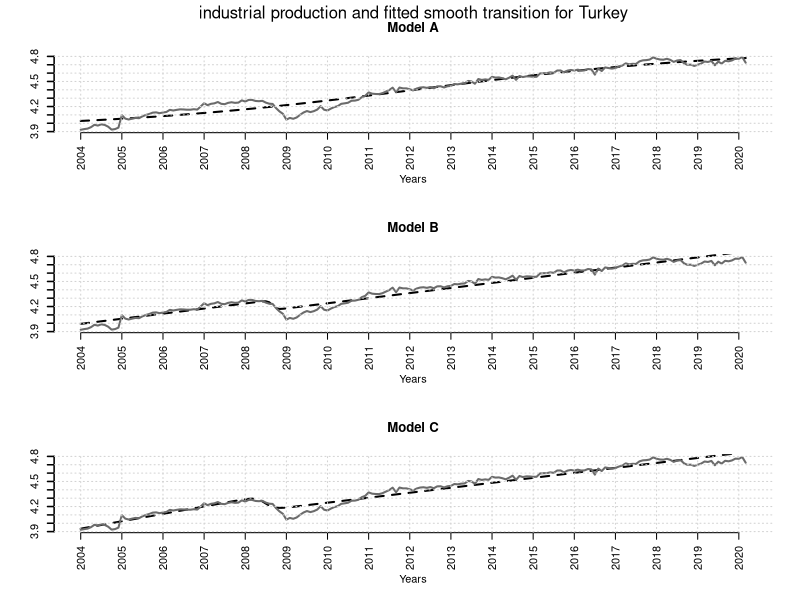
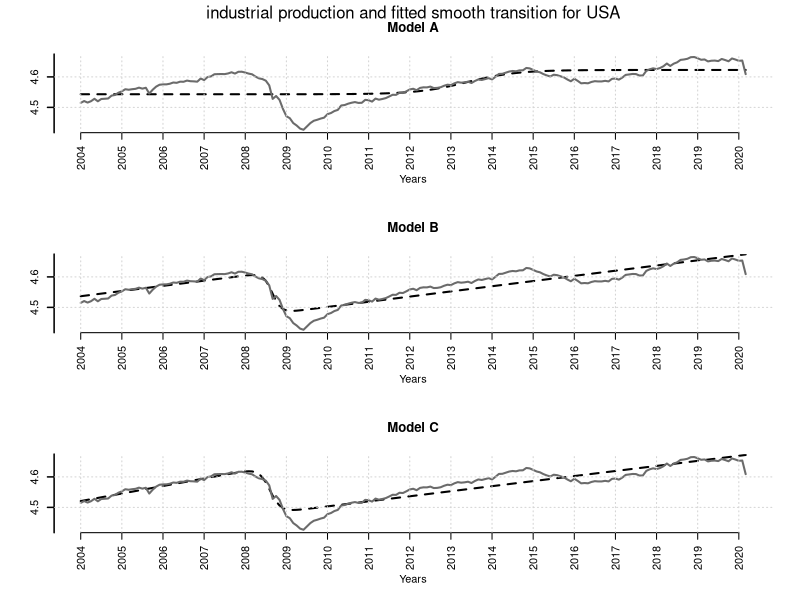

Recreate these plots in R, in order. (Note: a time limit stopped this script after it produced the figures.)
#########################################################################################################
# Empirical Application Codes of
# 
# "Threshold Unit Root Tests with Smooth Transitions: A Monte Carlo Study"
# 
# written by 
# 
# Dr. Mehmet ÖZCAN
# mehmetozcan@kmu.edu.tr
#
# *NOTES*
# 1)  Caner & Hansen (2001) Threshold Unit Root test and Threshold Effect test
#     programs are taken from Hansen's web page http://www.ssc.wisc.edu/~bhansen/ .
#     However, unit root test program are adjusted to test unit root null hypothesis 
#     without any deterministic component.
#
# 2)  There are two indicator which come from Caner & Hansen (2001)'s codes. Caner &
#     Hansen investigate different type of threshol variable type and different trimming
#     intervals. In this study, lagged difference threshold variable and [0.15, 0.85] 
#     trimming interval are used for all simulation experiments and empirical application.
#     
#     thresh    Type of threshold variable
#  		  1 for long difference,   z(t-1)=y(t-1)-y(t-(m-1))
#  		  2 for lagged difference, z(t-1)=y(t-m)-y(t-m-1)
#  		  3 for lagged level,      z(t-1)=y(t-m)
#     trim      Trimming Range (normalized threshold, lambda)
#  		  1 for [.15,.85]
#  	 	  2 for [.10,.90]
#  		  3 for [.05,.95]
# 
# 3) Results are printed to the screen.
#
# 4) All steps of application process are explained below. Please check them before run the codes.
#
# *Instructions*
#
# 1) First, please install required R packcages stated in PART-1
# 2) Run all codes in PART-1
# 3) Before run PART-2, please chose working directory folder that contains your "data.txt" file.
# 4) PART-2 codes analyse both the USA's and Turkey's data. Threfore, before analyse your data try
#    data of this study. It could be found at "data.txt" file in same repository of Dr. Özcan's GitHub page.
#
#
#
#########################################################################################################
# PART -1 
#########################################################################################################
# Required Packcages 
library(nloptr)
library(zoo)
# Required Functions
#########################################################################################################
# Starting value estimation for LNV(1998) Models (A, B & C) #
startLNV<-function(dta){
tt<-length(dta)
tr<-as.matrix(c(1:tt))
cc<-as.matrix(rep(1,tt))

tauGs<-c()
for(kk in 1:tt){ tauGs[kk]<-(kk/tt) }
gamaGs<-seq(1,10,1)

SSRA<-matrix(0,length(tauGs),length(gamaGs))
SSRB<-matrix(0,length(tauGs),length(gamaGs))
SSRC<-matrix(0,length(tauGs),length(gamaGs))

for(vk in 1:3){
for(vi in 1:(length(gamaGs))){
for(vj in 1:(length(tauGs))){
st<-as.matrix((1/(1+exp(-(gamaGs[vi])*((tr)-(tauGs[vj]*tt))))))
if(vk==1){X<-as.matrix(cbind(cc,st))}
if(vk==2){X<-as.matrix(cbind(cc,tr,st))}
if(vk==3){X<-as.matrix(cbind(cc,tr,st,(tr*st)))} 
XX<-(MASS:::ginv(t(X)%*%X, tol=1e-25))
betas<-XX%*%(t(X)%*%dta)
Yhat<-t((t(betas)%*%t(X)))
ehat<-(dta-Yhat)
if(vk==1){SSRA[vj,vi]<-sum((ehat)^2)}
if(vk==2){SSRB[vj,vi]<-sum((ehat)^2)}
if(vk==3){SSRC[vj,vi]<-sum((ehat)^2)} 
}
}
}

for(vs in 1:3){
if(vs==1){posA<-which(SSRA == min(SSRA), arr.ind = TRUE);
st<-as.matrix((1/(1+exp(-(gamaGs[posA[2]])*((tr)-(tauGs[posA[1]]*tt))))));
X<-as.matrix(cbind(cc,st))}
if(vs==2){posB<-which(SSRB == min(SSRB), arr.ind = TRUE);
st<-as.matrix((1/(1+exp(-(gamaGs[posB[2]])*((tr)-(tauGs[posB[1]]*tt))))));
X<-as.matrix(cbind(cc,tr,st))}
if(vs==3){posC<-which(SSRC == min(SSRC), arr.ind = TRUE);
st<-as.matrix((1/(1+exp(-(gamaGs[posC[2]])*((tr)-(tauGs[posC[1]]*tt))))));
X<-as.matrix(cbind(cc,tr,st,(tr*st)))}

XX<-(MASS:::ginv(t(X)%*%X, tol=1e-25))

if(vs==1){betasA<-XX%*%(t(X)%*%dta);
betasA<-rbind(betasA,gamaGs[posA[2]],tauGs[posA[1]])}
if(vs==2){betasB<-XX%*%(t(X)%*%dta);
betasB<-rbind(betasB,gamaGs[posB[2]],tauGs[posB[1]])}
if(vs==3){betasC<-XX%*%(t(X)%*%dta);
betasC<-rbind(betasC,gamaGs[posC[2]],tauGs[posC[1]])}
}
list(betasA=betasA, betasB=betasB, betasC=betasC)
}
#########################################################################################################
# LNV(1998) Models (A, B & C) Estimation with Sequential Quadratic Programing
estLNV<-function(yt, X, b0a, b0b, b0c){
tt<-length(yt)
stabA<-function(b){sum((yt-(b[1]*X[,1]+b[2]*(1/(1+exp(-(b[3])*((X[,2])-b[4]*tt))))))^2)}
stabB<-function(b){sum((yt-(b[1]*X[,1]+b[2]*X[,2]+b[3]*(1/(1+exp(-(b[4])*((X[,2])-b[5]*tt))))))^2)}
stabC<-function(b){sum((yt-(b[1]*X[,1]+b[2]*X[,2]+b[3]*(1/(1+exp(-(b[5])*((X[,2])-b[6]*tt))))+
b[4]*(X[,2])*(1/(1+exp(-(b[5])*((X[,2])-b[6]*tt))))))^2)}

lba<-c(-Inf,-Inf,0,0)
uba<-c(Inf,Inf,Inf,1)

lbb<-c(-Inf,-Inf,-Inf,0,0)
ubb<-c(Inf,Inf,Inf,Inf,1)

lbc<-c(-Inf,-Inf,-Inf,-Inf,0,0)
ubc<-c(Inf,Inf,Inf,Inf,Inf,1)

SA<-nloptr:::slsqp(b0a,fn=stabA,lower=lba,upper=uba, control=list(xtol_rel=1e-25))
SB<-nloptr:::slsqp(b0b,fn=stabB,lower=lbb,upper=ubb, control=list(xtol_rel=1e-25))
SC<-nloptr:::slsqp(b0c,fn=stabC,lower=lbc,upper=ubc, control=list(xtol_rel=1e-25))

staba<-function(b){(b[1]*X[,1]+b[2]*(1/(1+exp(-(b[3])*((X[,2])-b[4]*tt)))))}
yhatA<-staba(SA$par)

stabb<-function(b){b[1]*X[,1]+b[2]*X[,2]+b[3]*(1/(1+exp(-(b[4])*((X[,2])-b[5]*tt))))}
yhatB<-stabb(SB$par)

stabc<-function(b){(b[1]*X[,1]+b[2]*X[,2]+b[3]*(1/(1+exp(-(b[5])*((X[,2])-b[6]*tt))))+
b[4]*(X[,2])*(1/(1+exp(-(b[5])*((X[,2])-b[6]*tt)))))}
yhatC<-stabc(SC$par)

list(ehat=as.matrix(cbind((yt-yhatA),(yt-yhatB),(yt-yhatC))), yhat=as.matrix(cbind(yhatA,yhatB,yhatC)),BetaA=as.matrix(SA$par),BetaB=as.matrix(SB$par),BetaC=as.matrix(SC$par))
}
#########################################################################################################
# ADF Estimator
linear<-function(dat,p,cons,trend){
    t <- nrow(dat)
    n <- t - 1 - p
    dy <- as.matrix(dat[2:t]-dat[1:(t-1)])
    y  <- as.matrix(dy[(1+p):(t-1)])
    x  <- cbind(dat[(1+p):(t-1)], dy[p:(t-2)])

    if(p>=2){for (k in 2:p) x <- cbind(x,dy[(p+1-k):(t-1-k)])}
    if(cons==1 & trend==0)  x <- cbind(rep(1,n), x)
    if(cons==1 & trend==1)  x <- cbind(rep(1,n),seq(1,n,1),x)

    kx     <- ncol(x)
    xx     <- solve(t(x)%*%x, tol=1e-25)
    bols   <- xx%*%(t(x)%*%y) 
    eols   <- y - x%*%bols
    sols   <- t(eols)%*%eols
    sigols <- sols/(n-kx)
    seols  <- sqrt(diag(xx)%*%sigols)
    rho    <- bols[1+cons+trend]
    tadf   <- rho/seols[1+cons+trend]
    ar0    <- as.matrix(bols[(cons+trend+2):(cons+trend+1+p)])
    bic<-log((sum(eols^2))/t)+(length(bols)*(log(t)/t))
    aic<-log((sum(eols^2))/t)+(length(bols)*(2/t))
    list(ar0=ar0,eols=eols,aic=aic,bic=bic,tadf=tadf,rho=rho)
}
#########################################################################################################
# Caner & Hansen (2001) Estimator
tur_est2 <- function(dat,p,mmin,mmax,m,constant,trend){
  t <- nrow(dat)
  n <- t - 1 - p
  mn <- mmax-mmin+1
  ms <- as.matrix(seq(mmin,mn,1))
  dy <- as.matrix(dat[2:t]-dat[1:(t-1)])
  y <- as.matrix(dy[(1+p):(t-1)])
  if(constant==1) x <- matrix(1,n,1)
  if (trend==1) x <- cbind(x,as.matrix(seq(1,n,1)))
  if(constant==1){x <- cbind(x,dat[(1+p):(t-1)],dy[p:(t-2)])}else{
  x <- cbind(dat[(1+p):(t-1)],dy[p:(t-2)])}
  if(p>1) for (ki in 2:p) x <- cbind(x,dy[(p+1-ki):(t-1-ki)])

  if (sum(coef)==0){
      xi_ns <- as.matrix(seq(1,p,1)+1+constant+trend)
        }else{
      idex <- colSums(as.matrix(coef%*%matrix(1,1,p))==(matrix(1,nrow(coef),1)%*%seq(1,p,1)))
      xi_ns <- seq(1,p,1)
      xi_ns <- as.matrix(xi_ns[idex==0]+1+constant+trend)
    }

  if (trend==0){
        if(constant==0){
	        if (sum(coef)==0){
            xi_s <- rbind(1)
                }else{xi_s <- rbind(1,(coef+1))
            }
        }
    }
  if (trend==0){
        if(constant==1){
	        if (sum(coef)==0){
            xi_s <- rbind(1,2)
                }else{
                xi_s <- rbind(1,2,(coef+2))
            }
        }
    }
  if (trend==1){
        if(constant==1){
	        if (sum(coef)==0){
            xi_s <- rbind(1,2,3)
                }else{
                xi_s <- rbind(1,2,3,(coef+3))
            }
         }
    }   
  xs <- as.matrix(x[,xi_s])
  xns <- as.matrix(x[,xi_ns])
  if (thresh==1){
      qs <- dat[(1+p):(t-1)]-dat[(1+p-mmin):(t-1-mmin)]
      qs <- as.matrix(qs)
      if(p>1){
	  for (mi in (mmin+1):mmax){
          qs <- cbind(qs,(dat[(1+p):(t-1)]-dat[(1+p-mi):(t-1-mi)]))
      }
	  }
  }
  if (thresh==2){
      qs <- dat[(1+p-mmin+1):(t-1-mmin+1)]-dat[(1+p-mmin):(t-1-mmin)]
      qs <- as.matrix(qs)
      if(p>1){
	  for (mi in (mmin+1):mmax){
          qs <- cbind(qs,(dat[(1+p-mi+1):(t-1-mi+1)]-dat[(1+p-mi):(t-1-mi)]))
      }
	  }
  }
  if (thresh==3){
      qs <- dat[(1+p-mmin+1):(t-mmin)]
      qs <- as.matrix(qs)
      if(p>1){
	  for (mi in (mmin+1):mmax){
          qs <- cbind(qs,(dat[(1+p-mi+1):(t-mi)]))
      }
	  }
  }
  kx    <- ncol(x)
  ks    <- nrow(coef)+1+constant+trend
  xx    <- solve(t(x)%*%x, tol=1e-25)
  bols  <- xx%*%(t(x)%*%y) 
  eols  <- y - x%*%bols
  sols  <- t(eols)%*%eols
  wwss  <- matrix(0,mn,1)
  smins <- matrix(0,mn,1)
  lams  <- matrix(0,mn,1)
  ws    <- matrix(0,mn,1)
  r1    <- matrix(0,mn,1)
  r2    <- matrix(0,mn,1)
  t1    <- matrix(0,mn,1)
  t2    <- matrix(0,mn,1)
  rur <- rbind(1,(ks+1))+trend+constant
  indx <- 1:(n)
  pi1 <-.2-.05*trim
  pi2 <-.8+.05*trim
  for (mi in 1:mn){
    q <- qs[,mi]
    qq <- unique(q)
    qq <- as.matrix(sort(qq))
    qq <- as.matrix(qq[(floor(n*pi1)+1):(ceiling(n*pi2)-1)])
    qn <- nrow(qq)
    s  <- matrix(0,qn,1)
    wws<- matrix(0,qn,1)
    for (qi in 1:qn){
      d1      <- as.matrix((q<qq[qi]))
      d2      <- 1-d1
      xz      <- cbind((xs*(d1%*%matrix(1,1,ncol(xs)))),(xs*(d2%*%matrix(1,1,ncol(xs)))),xns)
      xxi     <- solve(t(xz)%*%xz, tol=1e-25)
      bthresh <- xxi%*%(t(xz)%*%y)
      e       <- y-xz%*%bthresh
      s[qi]   <- t(e)%*%e
      v       <- xxi*as.vector((t(e)%*%e)/(n-kx-ks))
      vd      <- diag(v)
      ts      <- as.matrix(bthresh[rur]/sqrt(vd[rur]))
      wws[qi] <- t(ts)%*%ts
    }
    qi         <- which.max(wws)
    lam        <- qq[qi]
    smin       <- s[qi]
    wwsmax     <- wws[qi]
    ws[mi]     <- (n-kx-ks)*(sols-smin)/smin
    smins[mi]  <- smin
    lams[mi]   <- lam
    wwss[mi]   <- wwsmax
    d1         <- as.matrix((q<lam))
    d2         <- 1-d1
    xz         <- cbind((xs*(d1%*%matrix(1,1,ncol(xs)))),(xs*(d2%*%matrix(1,1,ncol(xs)))),xns)
    mmi        <- solve(t(xz)%*%xz, tol=1e-25)
    bthresh    <- mmi%*%(t(xz)%*%y)
    e          <- y - xz%*%bthresh
    v          <- mmi*as.vector((t(e)%*%e)/(n-kx-ks))
    vd         <- diag(v)
    ts         <- as.matrix(bthresh[rur]/sqrt(vd[rur]))
    r1[mi]     <- t(ts^2)%*%(ts<0)
    r2[mi]     <- t(ts)%*%ts
    t1[mi]     <- -ts[1]
    t2[mi]     <- -ts[2]
  }
  if (m != 0) {mi <- m-mmin+1}else{mi<- which.max(wwss)}
  mhat     <- ms[mi]
  w        <- ws[mi]
  lam      <- lams[mi]
  q        <- qs[,mi]
  d1       <- as.matrix((q<lam))
  d2       <- 1-d1
  xz       <- cbind((xs*(d1%*%matrix(1,1,ncol(xs)))),(xs*(d2%*%matrix(1,1,ncol(xs)))),xns)
  mmi      <- solve(t(xz)%*%xz, tol=1e-25)
  bthresh  <- mmi%*%(t(xz)%*%y)
  e        <- y - xz%*%bthresh
  ee       <- t(e)%*%e
  v        <- mmi*as.vector((ee)/(n-kx-ks))
  vd       <- diag(v)
  v1       <- vd[1:ks]
  v2       <- vd[(ks+1):(2*ks)]
  b1       <- bthresh[1:ks]
  b2       <- bthresh[(ks+1):(2*ks)]
  ts       <- as.matrix(((b1-b2)^2)/(v1+v2))
  bs_s     <- cbind(b1,sqrt(v1),matrix(0,ks,1),b2,sqrt(v2))
  bs_ns    <- cbind(bthresh[(1+2*ks):(kx+ks)],sqrt(vd[(1+2*ks):(kx+ks)]))
  ar01     <-bthresh[(2+constant+trend):(ks)]
  ar02     <-bthresh[(2+constant+trend+ks):(ks*2)]
  leng     <-sum(x[,ncol(x)]>lam)
list(mhat=mhat,lam=lam,e=e,bs_s=bs_s,ar01=ar01,ar02=ar02,b1=b1,b2=b2,r1=r1,r2=r2,t1=t1,t2=t2,ts=ts,ws=ws,w=w,
wws=wws, wwss=wwss,leng=leng,vd=vd)
}
# Caner & Hansen (2001) Threshold Effect Wald Test Bootstrap p-values
pvWald<-function(dat,p,ar0,eols,rho,boot,w){
t <- nrow(dat)
n <- t - 1 - p
y0 <- dat-mean(dat)
y0 <- as.matrix(y0[1:(1+p)])
aa <- matrix(0,p+1,1)
aa[1] <- 1 + rho
aa[1:p] <- aa[1:p] + ar0
aa[2:(p+1)] <- aa[2:(p+1)] - ar0
bootw <- matrix(0,boot,1)
for (ib in 1:boot){
    eols_c <- as.matrix(eols[ceiling(runif(t)*n)])
    datb <- y0
for (i in (nrow(y0)+1):(nrow(eols_c))){
        datbb <- eols_c[i]
        for (j in 1:nrow(y0)) datbb <- datbb + aa[j]*datb[(i-j)]
        datb <- rbind(datb,datbb)
    }
out       <- tur_est2(datb,p,1,p,0,0,0) 
bootw[ib] <- out$w
}
pw <- mean(bootw > w)
cbind(w,pw)
}

#########################################################################################################
# 5% Criticals T=200
R1A <- 20.82907
R2A <- 21.07073
R1B <- 26.67934
R2B <- 26.80033
R1C <- 29.65022
R2C <- 29.69269
LNVa<- -4.161
LNVb<- -4.629
LNVc<- -4.867
ADFm<- -2.8759 
ADFt<- -3.4326 # MacKinnon (1991) based Critical value

#########################################################################################################
# PART - 2
#########################################################################################################
# Aplication
# select working directory file.
# setwd("your folder directory") 
# read data
D   <- read.table("data.txt")
tri <- D[,1]
usi <- D[,2]
# logarithms
tri <-as.matrix(log(tri))
usi <-as.matrix(log(usi))
# estimation parameter of LNV smooth transition functions 
tr    <-as.matrix(c(1:length(tri)))
cc    <-as.matrix(rep(1,length(tri)))
X     <-as.matrix(cbind(cc,tr))
SLNVtr<- startLNV(tri)
SLNVus<- startLNV(usi)
b0atr <- SLNVtr$betasA; b0btr  <- SLNVtr$betasB; b0ctr  <- SLNVtr$betasC
b0aus <- SLNVus$betasA; b0bus  <- SLNVus$betasB; b0cus  <- SLNVus$betasC

ELNVtr<- estLNV(tri, X, b0atr, b0btr, b0ctr)
ELNVus<- estLNV(usi, X, b0aus, b0bus, b0cus)
Ytr   <- as.matrix(ELNVtr$yhat)
Yus   <- as.matrix(ELNVus$yhat)
Dtr   <- as.matrix(ELNVtr$ehat)
Dus   <- as.matrix(ELNVus$ehat)
# plots
# TR
par(mfrow=c(3,1))
plot(ts(Ytr[,1], start=c(2004,1),frequency=12),lty=2,axes=FALSE,lwd=2,col="black",ylab=NA,xlab="Years",main="Model A",ylim=c(min(tri),max(tri)))
mtext(side=3,text=paste("industrial production and fitted smooth transition for Turkey"),line=2.5,lwd=2,cex=1)
lines(ts(tri, start=c(2004,1), frequency=12),lty=1, lwd=2, col="gray42")
axis(1, at=c(2004:2020), labels=c(2004:2020),las=3, gap.axis=0.1)
axis(2, at = seq(round(min(tri),1),round(max(tri),1),0.1),lwd=1.5)
abline(v=(seq(2004,2020,1)), col="lightgray", lty="dotted")
abline(h=seq(round(min(tri),1),round(max(tri),1),0.1), col="lightgray", lty="dotted")
plot(ts(Ytr[,2], start=c(2004,1),frequency=12),lty=2,axes=FALSE,lwd=2,col="black",ylab=NA,xlab="Years",main="Model B",ylim=c(min(tri),max(tri)))
lines(ts(tri, start=c(2004,1), frequency=12),lty=1, lwd=2, col="gray42")
axis(1, at=c(2004:2020), labels=c(2004:2020),las=3, gap.axis=0.1)
axis(2, at = seq(round(min(tri),1),round(max(tri),1),0.1),lwd=1.5)
abline(v=(seq(2004,2020,1)), col="lightgray", lty="dotted")
abline(h=seq(round(min(tri),1),round(max(tri),1),0.1), col="lightgray", lty="dotted")
plot(ts(Ytr[,3], start=c(2004,1),frequency=12),lty=2,axes=FALSE,lwd=2,col="black",ylab=NA,xlab="Years",main="Model C",ylim=c(min(tri),max(tri)))
lines(ts(tri, start=c(2004,1), frequency=12),lty=1, lwd=2, col="gray42")
axis(1, at=c(2004:2020), labels=c(2004:2020),las=3, gap.axis=0.1)
axis(2, at = seq(round(min(tri),1),round(max(tri),1),0.1),lwd=1.5)
abline(v=(seq(2004,2020,1)), col="lightgray", lty="dotted")
abline(h=seq(round(min(tri),1),round(max(tri),1),0.1), col="lightgray", lty="dotted")

# US
par(mfrow=c(3,1))
plot(ts(Yus[,1], start=c(2004,1),frequency=12),lty=2,axes=FALSE,lwd=2,col="black",ylab=NA,xlab="Years",main="Model A",ylim=c(min(usi),max(usi)))
mtext(side=3,text=paste("industrial production and fitted smooth transition for USA"),line=2.5,lwd=2,cex=1)
lines(ts(usi, start=c(2004,1), frequency=12),lty=1, lwd=2, col="gray42")
axis(1, at=c(2004:2020), labels=c(2004:2020),las=3, gap.axis=0.1)
axis(2, at = seq(round(min(usi),1),round(max(usi),1),0.1),lwd=1.5)
abline(v=(seq(2004,2020,1)), col="lightgray", lty="dotted")
abline(h=seq(round(min(usi),1),round(max(usi),1),0.1), col="lightgray", lty="dotted")
plot(ts(Yus[,2], start=c(2004,1),frequency=12),lty=2,axes=FALSE,lwd=2,col="black",ylab=NA,xlab="Years",main="Model B",ylim=c(min(usi),max(usi)))
lines(ts(usi, start=c(2004,1), frequency=12),lty=1, lwd=2, col="gray42")
axis(1, at=c(2004:2020), labels=c(2004:2020),las=3, gap.axis=0.1)
axis(2, at = seq(round(min(usi),1),round(max(usi),1),0.1),lwd=1.5)
abline(v=(seq(2004,2020,1)), col="lightgray", lty="dotted")
abline(h=seq(round(min(usi),1),round(max(usi),1),0.1), col="lightgray", lty="dotted")
plot(ts(Yus[,3], start=c(2004,1),frequency=12),lty=2,axes=FALSE,lwd=2,col="black",ylab=NA,xlab="Years",main="Model C",ylim=c(min(usi),max(usi)))
lines(ts(usi, start=c(2004,1), frequency=12),lty=1, lwd=2, col="gray42")
axis(1, at=c(2004:2020), labels=c(2004:2020),las=3, gap.axis=0.1)
axis(2, at = seq(round(min(usi),1),round(max(usi),1),0.1),lwd=1.5)
abline(v=(seq(2004,2020,1)), col="lightgray", lty="dotted")
abline(h=seq(round(min(usi),1),round(max(usi),1),0.1), col="lightgray", lty="dotted")

# Extraction of Estimated Data
# write.table(as.matrix(cbind(tri,Ytr[,1],Ytr[,2],Ytr[,3])),"TRest.txt",row.names=FALSE,col.names=FALSE)
# write.table(as.matrix(cbind(usi,Yus[,1],Yus[,2],Yus[,3])),"USest.txt",row.names=FALSE,col.names=FALSE)

# ADF Test
maxp<- 10
BIC <- matrix(0,maxp,2) 
for(i in 1:maxp){
adftr <- linear(as.matrix(tri),i,1,1)
adfus <- linear(as.matrix(usi),i,1,1)
BIC[i,1]<-adftr$bic
BIC[i,2]<-adfus$bic
}
ptr <- which.min(BIC[,1])
pus <- which.min(BIC[,2])

adftr0 <- linear(as.matrix(tri),ptr,1,1)
adfus0 <- linear(as.matrix(usi),pus,1,1)

# LNV Test
BICL <- matrix(0,maxp,6) 
for(i in 1:maxp){
adftra <- linear(as.matrix(Dtr[,1]),i,1,1)
adftrb <- linear(as.matrix(Dtr[,2]),i,1,1)
adftrc <- linear(as.matrix(Dtr[,3]),i,1,1)

adfusa <- linear(as.matrix(Dus[,1]),i,1,1)
adfusb <- linear(as.matrix(Dus[,2]),i,1,1)
adfusc <- linear(as.matrix(Dus[,3]),i,1,1)

BICL[i,1]<-adftra$bic; BICL[i,2]<-adftrb$bic; BICL[i,3]<-adftrc$bic;
BICL[i,4]<-adfusa$bic; BICL[i,5]<-adfusb$bic; BICL[i,6]<-adfusc$bic
}
ptra <- which.min(BICL[,1]); ptrb <- which.min(BICL[,2]); ptrc <- which.min(BICL[,3]);
pusa <- which.min(BICL[,4]); pusb <- which.min(BICL[,5]); pusc <- which.min(BICL[,6]);
PLNV <-cbind(ptra,ptrb,ptrc,pusa,pusb,pusc)

adftrA <- linear(as.matrix(Dtr[,1]),ptra,1,1)
adftrB <- linear(as.matrix(Dtr[,2]),ptrb,1,1)
adftrC <- linear(as.matrix(Dtr[,3]),ptrc,1,1)

adfusA <- linear(as.matrix(Dus[,1]),pusa,1,1)
adfusB <- linear(as.matrix(Dus[,2]),pusb,1,1)
adfusC <- linear(as.matrix(Dus[,3]),pusc,1,1)

# Caner & Hansen (2001) Test with Smooth Transition
# Caner & Hansen (2001) TAR Model Estimation Settings 
thresh   <- 2 
trim     <- 1 
#
MAXR <- matrix(0,maxp,6)
for(i in 1:maxp){
coef   <- matrix(c(1:i),i,1)
tarAtr <-tur_est2(as.matrix(Dtr[,1]),i,1,i,0,0,0)
tarBtr <-tur_est2(as.matrix(Dtr[,2]),i,1,i,0,0,0)
tarCtr <-tur_est2(as.matrix(Dtr[,3]),i,1,i,0,0,0)

tarAus <-tur_est2(as.matrix(Dus[,1]),i,1,i,0,0,0)
tarBus <-tur_est2(as.matrix(Dus[,2]),i,1,i,0,0,0)
tarCus <-tur_est2(as.matrix(Dus[,3]),i,1,i,0,0,0)

MAXR[i,1]<-tarAtr$r1[tarAtr$mhat]; MAXR[i,2]<-tarBtr$r1[tarBtr$mhat]; MAXR[i,3]<-tarCtr$r1[tarCtr$mhat];
MAXR[i,4]<-tarAus$r1[tarAus$mhat]; MAXR[i,5]<-tarBus$r1[tarBus$mhat]; MAXR[i,6]<-tarCus$r1[tarCus$mhat]
}
ptrA <- which.max(MAXR[,1]); ptrB <- which.max(MAXR[,2]); ptrC <- which.max(MAXR[,3]);
pusA <- which.max(MAXR[,4]); pusB <- which.max(MAXR[,5]); pusC <- which.max(MAXR[,6]);
PLCH <- cbind(ptrA,ptrB,ptrC,pusA,pusB,pusC)

coef   <- matrix(c(1:ptrA),ptrA,1)
tartrA <- tur_est2(as.matrix(Dtr[,1]),ptrA,1,ptrA,0,0,0)
coef   <- matrix(c(1:ptrB),ptrB,1)
tartrB <- tur_est2(as.matrix(Dtr[,2]),ptrB,1,ptrB,0,0,0)
coef   <- matrix(c(1:ptrC),ptrC,1)
tartrC <- tur_est2(as.matrix(Dtr[,3]),ptrC,1,ptrC,0,0,0)

coef   <- matrix(c(1:pusA),pusA,1)
tarusA <- tur_est2(as.matrix(Dus[,1]),pusA,1,pusA,0,0,0)
coef   <- matrix(c(1:pusB),pusB,1)
tarusB <- tur_est2(as.matrix(Dus[,2]),pusB,1,pusB,0,0,0)
coef   <- matrix(c(1:pusC),pusC,1)
tarusC <- tur_est2(as.matrix(Dus[,3]),pusC,1,pusC,0,0,0)

# Caner & Hansen (2001) Threshold Effect test statistics and p-values #
set.seed(12345)
boot<-1000
# Turkey
coef    <- matrix(c(1:ptrA),ptrA,1)
lnWAtr  <- linear(as.matrix(Dtr[,1]),ptrA,0,0)
pvalAtr <- pvWald(as.matrix(Dtr[,1]),ptrA,lnWAtr$ar0,lnWAtr$eols,lnWAtr$rho,boot,tartrA$w)
coef    <- matrix(c(1:ptrB),ptrB,1)
lnWBtr  <- linear(as.matrix(Dtr[,2]),ptrB,0,0)
pvalBtr <- pvWald(as.matrix(Dtr[,2]),ptrB,lnWBtr$ar0,lnWBtr$eols,lnWBtr$rho,boot,tartrB$w)
coef    <- matrix(c(1:ptrC),ptrC,1)
lnWCtr  <- linear(as.matrix(Dtr[,3]),ptrC,0,0)
pvalCtr <- pvWald(as.matrix(Dtr[,3]),ptrC,lnWCtr$ar0,lnWCtr$eols,lnWCtr$rho,boot,tartrC$w)
# USA
coef    <- matrix(c(1:pusA),pusA,1)
lnWAus  <- linear(as.matrix(Dus[,1]),pusA,0,0)
pvalAus <- pvWald(as.matrix(Dus[,1]),pusA,lnWAus$ar0,lnWAus$eols,lnWAus$rho,boot,tarusA$w)
coef    <- matrix(c(1:pusB),pusB,1)
lnWBus  <- linear(as.matrix(Dus[,2]),pusB,0,0)
pvalBus <- pvWald(as.matrix(Dus[,2]),pusB,lnWBus$ar0,lnWBus$eols,lnWBus$rho,boot,tarusB$w)
coef    <- matrix(c(1:pusC),pusC,1)
lnWCus  <- linear(as.matrix(Dus[,3]),pusC,0,0)
pvalCus <- pvWald(as.matrix(Dus[,3]),pusC,lnWCus$ar0,lnWCus$eols,lnWCus$rho,boot,tarusC$w)


# Tables
trit<-ts(diff(tri,1),start<-c(2004,2),frequency=12)
usit<-ts(diff(usi,1),start<-c(2004,2),frequency=12)
ntr <-length(tri)
nus <-length(usi)
printlog<-function(tri,usi){
cat ("\n")
cat ("Parameter Estimation Result of Smooth Transition for Industrial Production Index of Turkey" , "\n")
cat ("Number of Observations:", ntr                                                               , "\n")
cat ("Optimization          : Sequential Quadratic Programming"                                   , "\n")
cat ("\n")
cat ("Model A"                                                                                    , "\n")
cat ("Mid Point Date"                                                                             , "\n")
cat ("--------------"                                                                             , "\n")
print(as.yearmon(time(trit))[round((ELNVtr$BetaA[4]*ntr))])
cat ("Mid Point Tau               :", ELNVtr$BetaA[4]                                             , "\n")
cat ("Speed of Transition Gamma   :", ELNVtr$BetaA[3]                                             , "\n")
cat ("\n")
cat ("Model B"                                                                                    , "\n")
cat ("Mid Point Date"                                                                             , "\n")
cat ("--------------"                                                                             , "\n")
print(as.yearmon(time(trit))[round((ELNVtr$BetaB[5]*ntr))])
cat ("Mid Point Tau               :", ELNVtr$BetaB[5]                                             , "\n")
cat ("Speed of Transition Gamma   :", ELNVtr$BetaB[4]                                             , "\n")
cat ("\n")
cat ("Model C"                                                                                    , "\n")
cat ("Mid Point Date"                                                                             , "\n")
cat ("--------------"                                                                             , "\n")
print(as.yearmon(time(trit))[round((ELNVtr$BetaC[6]*ntr))])
cat ("Mid Point Tau               :", ELNVtr$BetaC[6]                                             , "\n")
cat ("Speed of Transition Gamma   :", ELNVtr$BetaC[5]                                             , "\n")
cat ("\n")
cat ("*******************************************************************************************", "\n")
cat ("\n")
cat ("Parameter Estimation Result of Smooth Transition for Industrial Production Index of USA"    , "\n")
cat ("Number of Observations:", nus                                                               , "\n")
cat ("Optimization          : Sequential Quadratic Programming"                                   , "\n")
cat ("\n")
cat ("Model A"                                                                                    , "\n")
cat ("Mid Point Date"                                                                             , "\n")
cat ("--------------"                                                                             , "\n")
print(as.yearmon(time(usit))[round((ELNVus$BetaA[4]*nus))])
cat ("Mid Point Tau               :", ELNVus$BetaA[4]                                             , "\n")
cat ("Speed of Transition Gamma   :", ELNVus$BetaA[3]                                             , "\n")
cat ("\n")
cat ("Model B"                                                                                    , "\n")
cat ("Mid Point Date"                                                                             , "\n")
cat ("--------------"                                                                             , "\n")
print(as.yearmon(time(usit))[round((ELNVus$BetaB[5]*nus))])
cat ("Mid Point Tau               :", ELNVus$BetaB[5]                                             , "\n")
cat ("Speed of Transition Gamma   :", ELNVus$BetaB[4]                                             , "\n")
cat ("\n")
cat ("Model C"                                                                                    , "\n")
cat ("Mid Point Date"                                                                             , "\n")
cat ("--------------"                                                                             , "\n")
print(as.yearmon(time(usit))[round((ELNVus$BetaC[6]*nus))])
cat ("Mid Point Tau               :", ELNVus$BetaC[6]                                             , "\n")
cat ("Speed of Transition Gamma   :", ELNVus$BetaC[5]                                             , "\n")
cat ("\n")
cat ("*******************************************************************************************", "\n")
cat ("\n")
}

printadf<-function(tri,usi,ptr,pus){
cat ("\n")
cat ("ADF Results for Industrial Production Index of Turkey" , "\n")
cat ("Number of Observations:", length(tri)                  , "\n")
cat ("Selected Optimal Lag  :", ptr, "\n")
cat ("Information Criteria  : BIC"                           , "\n")
cat ("Model Type            : Constant & Trend"              , "\n")
cat ("Test Statistics       :", adftr0$tadf                  , "\n")
cat ("5% Critical Value     :",ADFt                          , "\n")
cat ("\n")
cat ("ADF Results for Industrial Production Index of USA"    , "\n")
cat ("Number of Observations:", length(usi)                  , "\n")
cat ("Selected Optimal Lag  :", pus, "\n")
cat ("Information Criteria  : BIC"                           , "\n")
cat ("Model Type            : Constant & Trend"              , "\n")
cat ("Test Statistics       :", adfus0$tadf                  , "\n")
cat ("5% Critical Value     :",ADFt                          , "\n")
}

printlnv<-function(tri,usi,PLNV){
cat ("\n")
cat ("LNV Results for Industrial Production Index of Turkey" , "\n")
cat ("Number of Observations:", length(tri)                  , "\n")
cat ("\n")
cat ("Model A"                                               , "\n")
cat ("Selected Optimal Lag  :", PLNV[1]                      , "\n")
cat ("Information Criteria  : BIC"                           , "\n")
cat ("Test Statistics       :", adftrA$tadf                  , "\n")
cat ("5% Critical Value     :", LNVa                         , "\n")
cat ("\n")
cat ("Model B"                                               , "\n")
cat ("Selected Optimal Lag  :", PLNV[2]                      , "\n")
cat ("Information Criteria  : BIC"                           , "\n")
cat ("Test Statistics       :", adftrB$tadf                  , "\n")
cat ("5% Critical Value     :", LNVb                         , "\n")
cat ("\n")
cat ("Model C"                                               , "\n")
cat ("Selected Optimal Lag  :", PLNV[3]                      , "\n")
cat ("Information Criteria  : BIC"                           , "\n")
cat ("Test Statistics       :", adftrC$tadf                  , "\n")
cat ("5% Critical Value     :", LNVc                         , "\n")
cat ("\n")
cat ("******************************************************", "\n")
cat ("\n")
cat ("LNV Results for Industrial Production Index of USA" , "\n")
cat ("Number of Observations:", length(usi)                  , "\n")
cat ("\n")
cat ("Model A"                                               , "\n")
cat ("Selected Optimal Lag  :", PLNV[4]                      , "\n")
cat ("Information Criteria  : BIC"                           , "\n")
cat ("Test Statistics       :", adfusA$tadf                  , "\n")
cat ("5% Critical Value     :", LNVa                         , "\n")
cat ("\n")
cat ("Model B"                                               , "\n")
cat ("Selected Optimal Lag  :", PLNV[5]                      , "\n")
cat ("Information Criteria  : BIC"                           , "\n")
cat ("Test Statistics       :", adfusB$tadf                  , "\n")
cat ("5% Critical Value     :", LNVb                         , "\n")
cat ("\n")
cat ("Model C"                                               , "\n")
cat ("Selected Optimal Lag  :", PLNV[6]                      , "\n")
cat ("Information Criteria  : BIC"                           , "\n")
cat ("Test Statistics       :", adfusC$tadf                  , "\n")
cat ("5% Critical Value     :", LNVc                         , "\n")
cat ("\n")
}

printlch<-function(tri,usi,PLCH){
cat ("\n")
cat ("New Combined Caner & Hansen (2001) Results for Industrial Production Index of Turkey"            , "\n")
cat ("Number of Observations:", length(tri)                                                            , "\n")
cat ("\n")
cat ("Model A"                                                                                         , "\n")
cat ("Selected Optimal Lag :",PLCH[1]                                                                  , "\n")
cat ("Information Criteria : Superme RT"                                                               , "\n")
cat ("R1 Test Statistics   :",tartrA$r1[tartrA$mhat],"  / R2 Test Statistics   :",tartrA$r2[tartrA$mhat] , "\n")
cat ("R1 5% Critical Value :",R1A                   ,"/ R2 5% Critical Value :",R2A                    , "\n")
cat ("++++++++++++++++++++++"                                                                          , "\n")
cat ("Caner & Hansen (2001) Threshold Effect Wald Test"                                                , "\n")
cat ("Test Statistics      :",pvalAtr[1]                                                               , "\n")
cat ("Bootstrap p-value    :",pvalAtr[2]                                                               , "\n")
cat ("\n")
cat ("Model B"                                                                                         , "\n")
cat ("Selected Optimal Lag :",PLCH[2]                                                                  , "\n")
cat ("Information Criteria : Superme RT"                                                               , "\n")
cat ("R1 Test Statistics   :",tartrB$r1[tartrB$mhat],"/ R2 Test Statistics   :",tartrB$r2[tartrB$mhat] , "\n")
cat ("R1 5% Critical Value :",R1B                   ,"/ R2 5% Critical Value :",R2B                    , "\n")
cat ("++++++++++++++++++++++"                                                                          , "\n")
cat ("Caner & Hansen (2001) Threshold Effect Wald Test"                                                , "\n")
cat ("Test Statistics      :",pvalBtr[1]                                                               , "\n")
cat ("Bootstrap p-value    :",pvalBtr[2]                                                               , "\n")
cat ("\n")
cat ("Model C"                                                                                         , "\n")
cat ("Selected Optimal Lag :",PLCH[3]                                                                  , "\n")
cat ("Information Criteria : Superme RT"                                                               , "\n")
cat ("R1 Test Statistics   :",tartrC$r1[tartrC$mhat],"/ R2 Test Statistics   :",tartrC$r2[tartrC$mhat] , "\n")
cat ("R1 5% Critical Value :",R1C                   ,"/ R2 5% Critical Value :",R2C                    , "\n")
cat ("++++++++++++++++++++++"                                                                          , "\n")
cat ("Caner & Hansen (2001) Threshold Effect Wald Test"                                                , "\n")
cat ("Test Statistics      :",pvalCtr[1]                                                               , "\n")
cat ("Bootstrap p-value    :",pvalCtr[2]                                                               , "\n")
cat ("\n")
cat ("************************************************************************************************", "\n")
cat ("\n")
cat ("New Combined Caner & Hansen (2001) Results for Industrial Production Index of USA"               , "\n")
cat ("Number of Observations:", length(usi)                                                            , "\n")
cat ("\n")
cat ("Model A"                                                                                         , "\n")
cat ("Selected Optimal Lag :",PLCH[4]                                                                  , "\n")
cat ("Information Criteria : Superme RT"                                                               , "\n")
cat ("R1 Test Statistics   :",tarusA$r1[tarusA$mhat],"/ R2 Test Statistics   :",tarusA$r2[tarusA$mhat] , "\n")
cat ("R1 5% Critical Value :",R1A                   ,"/ R2 5% Critical Value :",R2A                    , "\n")
cat ("++++++++++++++++++++++"                                                                          , "\n")
cat ("Caner & Hansen (2001) Threshold Effect Wald Test"                                                , "\n")
cat ("Test Statistics      :",pvalAus[1]                                                               , "\n")
cat ("Bootstrap p-value    :",pvalAus[2]                                                               , "\n")
cat ("\n")
cat ("Model B"                                                                                         , "\n")
cat ("Selected Optimal Lag :",PLCH[5]                                                                  , "\n")
cat ("Information Criteria : Superme RT"                                                               , "\n")
cat ("R1 Test Statistics   :",tarusB$r1[tarusB$mhat],"/ R2 Test Statistics   :",tarusB$r2[tarusB$mhat] , "\n")
cat ("R1 5% Critical Value :",R1B                   ,"/ R2 5% Critical Value :",R2B                    , "\n")
cat ("++++++++++++++++++++++"                                                                          , "\n")
cat ("Caner & Hansen (2001) Threshold Effect Wald Test"                                                , "\n")
cat ("Test Statistics      :",pvalBus[1]                                                               , "\n")
cat ("Bootstrap p-value    :",pvalBus[2]                                                               , "\n")
cat ("\n")
cat ("Model C"                                                                                         , "\n")
cat ("Selected Optimal Lag :",PLCH[6]                                                                  , "\n")
cat ("Information Criteria : Superme RT"                                                               , "\n")
cat ("R1 Test Statistics   :",tarusC$r1[tarusC$mhat],"/ R2 Test Statistics   :",tarusC$r2[tarusC$mhat] , "\n")
cat ("R1 5% Critical Value :",R1C                   ,"/ R2 5% Critical Value :",R2C                    , "\n")
cat ("++++++++++++++++++++++"                                                                          , "\n")
cat ("Caner & Hansen (2001) Threshold Effect Wald Test"                                                , "\n")
cat ("Test Statistics      :",pvalCus[1]                                                               , "\n")
cat ("Bootstrap p-value    :",pvalCus[2]                                                               , "\n")
cat ("\n")
}

printlog(tri,usi)
printadf(tri,usi,ptr,pus)
printlnv(tri,usi,PLNV)
printlch(tri,usi,PLCH)

# END
